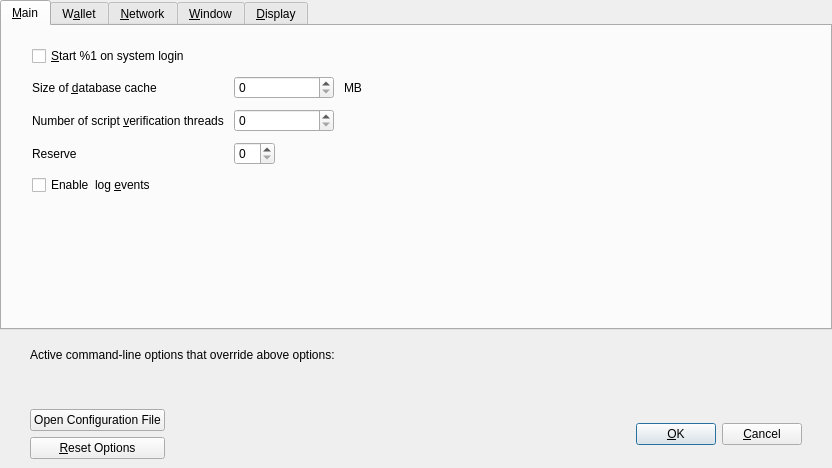
<?xml version="1.0" encoding="UTF-8"?>
<ui version="4.0">
 <class>OptionsDialog</class>
 <widget class="QDialog" name="OptionsDialog">
  <property name="geometry">
   <rect>
    <x>0</x>
    <y>0</y>
    <width>832</width>
    <height>468</height>
   </rect>
  </property>
  <property name="windowTitle">
   <string>Options</string>
  </property>
  <property name="modal">
   <bool>true</bool>
  </property>
  <layout class="QVBoxLayout" name="verticalLayout">
   <property name="leftMargin">
    <number>0</number>
   </property>
   <property name="topMargin">
    <number>0</number>
   </property>
   <property name="rightMargin">
    <number>0</number>
   </property>
   <property name="bottomMargin">
    <number>0</number>
   </property>
   <item>
    <widget class="QTabWidget" name="tabWidget">
     <property name="currentIndex">
      <number>0</number>
     </property>
     <widget class="QWidget" name="tabMain">
      <attribute name="title">
       <string>&amp;Main</string>
      </attribute>
      <layout class="QVBoxLayout" name="verticalLayout_3">
       <property name="spacing">
        <number>10</number>
       </property>
       <property name="leftMargin">
        <number>30</number>
       </property>
       <property name="topMargin">
        <number>20</number>
       </property>
       <property name="rightMargin">
        <number>30</number>
       </property>
       <property name="bottomMargin">
        <number>20</number>
       </property>
       <item>
        <widget class="QCheckBox" name="fabcoinAtStartup">
         <property name="toolTip">
          <string>Automatically start %1 after logging in to the system.</string>
         </property>
         <property name="text">
          <string>&amp;Start %1 on system login</string>
         </property>
        </widget>
       </item>
       <item>
        <layout class="QGridLayout" name="gridLayout">
         <property name="verticalSpacing">
          <number>10</number>
         </property>
         <item row="0" column="0">
          <widget class="QLabel" name="databaseCacheLabel">
           <property name="text">
            <string>Size of &amp;database cache</string>
           </property>
           <property name="textFormat">
            <enum>Qt::PlainText</enum>
           </property>
           <property name="buddy">
            <cstring>databaseCache</cstring>
           </property>
          </widget>
         </item>
         <item row="0" column="1">
          <layout class="QHBoxLayout" name="horizontalLayout_2_Main">
           <item>
            <widget class="QSpinBox" name="databaseCache">
             <property name="minimumSize">
              <size>
               <width>100</width>
               <height>0</height>
              </size>
             </property>
            </widget>
           </item>
           <item>
            <widget class="QLabel" name="databaseCacheUnitLabel">
             <property name="text">
              <string>MB</string>
             </property>
             <property name="textFormat">
              <enum>Qt::PlainText</enum>
             </property>
            </widget>
           </item>
           <item>
            <spacer name="horizontalSpacer_2_Main">
             <property name="orientation">
              <enum>Qt::Horizontal</enum>
             </property>
             <property name="sizeHint" stdset="0">
              <size>
               <width>40</width>
               <height>20</height>
              </size>
             </property>
            </spacer>
           </item>
          </layout>
         </item>
         <item row="1" column="0">
          <widget class="QLabel" name="threadsScriptVerifLabel">
           <property name="text">
            <string>Number of script &amp;verification threads</string>
           </property>
           <property name="textFormat">
            <enum>Qt::PlainText</enum>
           </property>
           <property name="buddy">
            <cstring>threadsScriptVerif</cstring>
           </property>
          </widget>
         </item>
         <item row="1" column="1">
          <layout class="QHBoxLayout" name="horizontalLayout_3_Main">
           <item>
            <widget class="QSpinBox" name="threadsScriptVerif">
             <property name="minimumSize">
              <size>
               <width>100</width>
               <height>0</height>
              </size>
             </property>
             <property name="toolTip">
              <string>(0 = auto, &lt;0 = leave that many cores free)</string>
             </property>
            </widget>
           </item>
           <item>
            <spacer name="horizontalSpacer_3_Main">
             <property name="orientation">
              <enum>Qt::Horizontal</enum>
             </property>
             <property name="sizeHint" stdset="0">
              <size>
               <width>40</width>
               <height>20</height>
              </size>
             </property>
            </spacer>
           </item>
          </layout>
         </item>
         <item row="2" column="0">
          <widget class="QLabel" name="reserveBalanceLabel">
           <property name="text">
            <string>Reserve</string>
           </property>
           <property name="textFormat">
            <enum>Qt::PlainText</enum>
           </property>
           <property name="buddy">
            <cstring>threadsScriptVerif</cstring>
           </property>
          </widget>
         </item>
         <item row="2" column="1">
          <layout class="QHBoxLayout" name="horizontalLayout_3_Main_3">
           <item>
            <widget class="FabcoinAmountField" name="reserveBalance">
             <property name="toolTip">
              <string>(0 = auto, &lt;0 = leave that many cores free)</string>
             </property>
            </widget>
           </item>
           <item>
            <spacer name="horizontalSpacer_3_Main_3">
             <property name="orientation">
              <enum>Qt::Horizontal</enum>
             </property>
             <property name="sizeHint" stdset="0">
              <size>
               <width>40</width>
               <height>20</height>
              </size>
             </property>
            </spacer>
           </item>
          </layout>
         </item>
        </layout>
       </item>
       <item>
        <widget class="QCheckBox" name="logEvents">
         <property name="text">
          <string>Enable  log &amp;events</string>
         </property>
        </widget>
       </item>
       <item>
        <spacer name="verticalSpacer_Main">
         <property name="orientation">
          <enum>Qt::Vertical</enum>
         </property>
         <property name="sizeHint" stdset="0">
          <size>
           <width>20</width>
           <height>40</height>
          </size>
         </property>
        </spacer>
       </item>
      </layout>
     </widget>
     <widget class="QWidget" name="tabWallet">
      <attribute name="title">
       <string>W&amp;allet</string>
      </attribute>
      <layout class="QVBoxLayout" name="verticalLayout_Wallet">
       <property name="spacing">
        <number>10</number>
       </property>
       <property name="leftMargin">
        <number>30</number>
       </property>
       <property name="topMargin">
        <number>20</number>
       </property>
       <property name="rightMargin">
        <number>30</number>
       </property>
       <property name="bottomMargin">
        <number>20</number>
       </property>
       <item>
        <widget class="QGroupBox" name="groupBox">
         <property name="title">
          <string>Expert</string>
         </property>
         <layout class="QVBoxLayout" name="verticalLayout_2">
          <property name="spacing">
           <number>10</number>
          </property>
          <item>
           <widget class="QCheckBox" name="coinControlFeatures">
            <property name="toolTip">
             <string>Whether to show coin control features or not.</string>
            </property>
            <property name="text">
             <string>Enable coin &amp;control features</string>
            </property>
           </widget>
          </item>
          <item>
           <widget class="QCheckBox" name="spendZeroConfChange">
            <property name="toolTip">
             <string>If you disable the spending of unconfirmed change, the change from a transaction cannot be used until that transaction has at least one confirmation. This also affects how your balance is computed.</string>
            </property>
            <property name="text">
             <string>&amp;Spend unconfirmed change</string>
            </property>
           </widget>
          </item>
          <item>
           <widget class="QCheckBox" name="zeroBalanceAddressToken">
            <property name="text">
             <string>Enable &amp;zero balance for receiver token address</string>
            </property>
           </widget>
          </item>
          <item>
           <widget class="QCheckBox" name="notUseChangeAddress">
            <property name="text">
             <string>Don't use change &amp;address</string>
            </property>
           </widget>
          </item>
          <item>
           <widget class="QCheckBox" name="checkForUpdates">
            <property name="text">
             <string>Check for &amp;updates</string>
            </property>
           </widget>
          </item>
         </layout>
        </widget>
       </item>
       <item>
        <spacer name="verticalSpacer_Wallet">
         <property name="orientation">
          <enum>Qt::Vertical</enum>
         </property>
         <property name="sizeHint" stdset="0">
          <size>
           <width>20</width>
           <height>40</height>
          </size>
         </property>
        </spacer>
       </item>
      </layout>
     </widget>
     <widget class="QWidget" name="tabNetwork">
      <attribute name="title">
       <string>&amp;Network</string>
      </attribute>
      <layout class="QVBoxLayout" name="verticalLayout_Network">
       <property name="spacing">
        <number>10</number>
       </property>
       <property name="leftMargin">
        <number>30</number>
       </property>
       <property name="topMargin">
        <number>20</number>
       </property>
       <property name="rightMargin">
        <number>30</number>
       </property>
       <property name="bottomMargin">
        <number>20</number>
       </property>
       <item>
        <widget class="QCheckBox" name="mapPortUpnp">
         <property name="toolTip">
          <string>Automatically open the Fabcoin client port on the router. This only works when your router supports UPnP and it is enabled.</string>
         </property>
         <property name="text">
          <string>Map port using &amp;UPnP</string>
         </property>
        </widget>
       </item>
       <item>
        <widget class="QCheckBox" name="allowIncoming">
         <property name="toolTip">
          <string>Accept connections from outside.</string>
         </property>
         <property name="text">
          <string>Allow incomin&amp;g connections</string>
         </property>
        </widget>
       </item>
       <item>
        <widget class="QCheckBox" name="connectSocks">
         <property name="toolTip">
          <string>Connect to the Fabcoin network through a SOCKS5 proxy.</string>
         </property>
         <property name="text">
          <string>&amp;Connect through SOCKS5 proxy (default proxy):</string>
         </property>
        </widget>
       </item>
       <item>
        <layout class="QHBoxLayout" name="horizontalLayout_1_Network">
         <item>
          <widget class="QLabel" name="proxyIpLabel">
           <property name="text">
            <string>Proxy &amp;IP:</string>
           </property>
           <property name="textFormat">
            <enum>Qt::PlainText</enum>
           </property>
           <property name="buddy">
            <cstring>proxyIp</cstring>
           </property>
          </widget>
         </item>
         <item>
          <widget class="QValidatedLineEdit" name="proxyIp">
           <property name="minimumSize">
            <size>
             <width>140</width>
             <height>0</height>
            </size>
           </property>
           <property name="maximumSize">
            <size>
             <width>140</width>
             <height>16777215</height>
            </size>
           </property>
           <property name="toolTip">
            <string>IP address of the proxy (e.g. IPv4: 127.0.0.1 / IPv6: ::1)</string>
           </property>
          </widget>
         </item>
         <item>
          <widget class="QLabel" name="proxyPortLabel">
           <property name="text">
            <string>&amp;Port:</string>
           </property>
           <property name="textFormat">
            <enum>Qt::PlainText</enum>
           </property>
           <property name="buddy">
            <cstring>proxyPort</cstring>
           </property>
          </widget>
         </item>
         <item>
          <widget class="QLineEdit" name="proxyPort">
           <property name="minimumSize">
            <size>
             <width>55</width>
             <height>0</height>
            </size>
           </property>
           <property name="maximumSize">
            <size>
             <width>55</width>
             <height>16777215</height>
            </size>
           </property>
           <property name="toolTip">
            <string>Port of the proxy (e.g. 9050)</string>
           </property>
          </widget>
         </item>
         <item>
          <spacer name="horizontalSpacer_1_Network">
           <property name="orientation">
            <enum>Qt::Horizontal</enum>
           </property>
           <property name="sizeHint" stdset="0">
            <size>
             <width>40</width>
             <height>20</height>
            </size>
           </property>
          </spacer>
         </item>
        </layout>
       </item>
       <item>
        <layout class="QHBoxLayout" name="horizontalLayout_2_Network">
         <item>
          <widget class="QLabel" name="proxyActiveNets">
           <property name="text">
            <string>Used for reaching peers via:</string>
           </property>
           <property name="textFormat">
            <enum>Qt::PlainText</enum>
           </property>
          </widget>
         </item>
         <item>
          <widget class="QCheckBox" name="proxyReachIPv4">
           <property name="enabled">
            <bool>false</bool>
           </property>
           <property name="toolTip">
            <string>Shows if the supplied default SOCKS5 proxy is used to reach peers via this network type.</string>
           </property>
           <property name="text">
            <string/>
           </property>
          </widget>
         </item>
         <item>
          <widget class="QLabel" name="proxyReachIPv4Label">
           <property name="text">
            <string>IPv4</string>
           </property>
           <property name="textFormat">
            <enum>Qt::PlainText</enum>
           </property>
          </widget>
         </item>
         <item>
          <widget class="QCheckBox" name="proxyReachIPv6">
           <property name="enabled">
            <bool>false</bool>
           </property>
           <property name="toolTip">
            <string>Shows if the supplied default SOCKS5 proxy is used to reach peers via this network type.</string>
           </property>
           <property name="text">
            <string/>
           </property>
          </widget>
         </item>
         <item>
          <widget class="QLabel" name="proxyReachIPv6Label">
           <property name="text">
            <string>IPv6</string>
           </property>
           <property name="textFormat">
            <enum>Qt::PlainText</enum>
           </property>
          </widget>
         </item>
         <item>
          <widget class="QCheckBox" name="proxyReachTor">
           <property name="enabled">
            <bool>false</bool>
           </property>
           <property name="toolTip">
            <string>Shows if the supplied default SOCKS5 proxy is used to reach peers via this network type.</string>
           </property>
           <property name="text">
            <string/>
           </property>
          </widget>
         </item>
         <item>
          <widget class="QLabel" name="proxyReachTorLabel">
           <property name="text">
            <string>Tor</string>
           </property>
           <property name="textFormat">
            <enum>Qt::PlainText</enum>
           </property>
          </widget>
         </item>
         <item>
          <spacer name="horizontalSpacer_2_Network">
           <property name="orientation">
            <enum>Qt::Horizontal</enum>
           </property>
           <property name="sizeHint" stdset="0">
            <size>
             <width>40</width>
             <height>20</height>
            </size>
           </property>
          </spacer>
         </item>
        </layout>
       </item>
       <item>
        <widget class="QCheckBox" name="connectSocksTor">
         <property name="toolTip">
          <string>Connect to the Fabcoin network through a separate SOCKS5 proxy for Tor hidden services.</string>
         </property>
         <property name="text">
          <string>Use separate SOCKS&amp;5 proxy to reach peers via Tor hidden services:</string>
         </property>
        </widget>
       </item>
       <item>
        <layout class="QHBoxLayout" name="horizontalLayout_3_Network">
         <item>
          <widget class="QLabel" name="proxyIpTorLabel">
           <property name="text">
            <string>Proxy &amp;IP:</string>
           </property>
           <property name="textFormat">
            <enum>Qt::PlainText</enum>
           </property>
           <property name="buddy">
            <cstring>proxyIpTor</cstring>
           </property>
          </widget>
         </item>
         <item>
          <widget class="QValidatedLineEdit" name="proxyIpTor">
           <property name="minimumSize">
            <size>
             <width>140</width>
             <height>0</height>
            </size>
           </property>
           <property name="maximumSize">
            <size>
             <width>140</width>
             <height>16777215</height>
            </size>
           </property>
           <property name="toolTip">
            <string>IP address of the proxy (e.g. IPv4: 127.0.0.1 / IPv6: ::1)</string>
           </property>
          </widget>
         </item>
         <item>
          <widget class="QLabel" name="proxyPortTorLabel">
           <property name="text">
            <string>&amp;Port:</string>
           </property>
           <property name="textFormat">
            <enum>Qt::PlainText</enum>
           </property>
           <property name="buddy">
            <cstring>proxyPortTor</cstring>
           </property>
          </widget>
         </item>
         <item>
          <widget class="QLineEdit" name="proxyPortTor">
           <property name="minimumSize">
            <size>
             <width>55</width>
             <height>0</height>
            </size>
           </property>
           <property name="maximumSize">
            <size>
             <width>55</width>
             <height>16777215</height>
            </size>
           </property>
           <property name="toolTip">
            <string>Port of the proxy (e.g. 9050)</string>
           </property>
          </widget>
         </item>
         <item>
          <spacer name="horizontalSpacer_4_Network">
           <property name="orientation">
            <enum>Qt::Horizontal</enum>
           </property>
           <property name="sizeHint" stdset="0">
            <size>
             <width>40</width>
             <height>20</height>
            </size>
           </property>
          </spacer>
         </item>
        </layout>
       </item>
       <item>
        <spacer name="verticalSpacer_Network">
         <property name="orientation">
          <enum>Qt::Vertical</enum>
         </property>
         <property name="sizeHint" stdset="0">
          <size>
           <width>20</width>
           <height>40</height>
          </size>
         </property>
        </spacer>
       </item>
      </layout>
     </widget>
     <widget class="QWidget" name="tabWindow">
      <attribute name="title">
       <string>&amp;Window</string>
      </attribute>
      <layout class="QVBoxLayout" name="verticalLayout_Window">
       <property name="spacing">
        <number>10</number>
       </property>
       <property name="leftMargin">
        <number>30</number>
       </property>
       <property name="topMargin">
        <number>20</number>
       </property>
       <property name="rightMargin">
        <number>30</number>
       </property>
       <property name="bottomMargin">
        <number>20</number>
       </property>
       <item>
        <widget class="QCheckBox" name="hideTrayIcon">
         <property name="toolTip">
          <string>Hide the icon from the system tray.</string>
         </property>
         <property name="text">
          <string>&amp;Hide tray icon</string>
         </property>
        </widget>
       </item>
       <item>
        <widget class="QCheckBox" name="minimizeToTray">
         <property name="toolTip">
          <string>Show only a tray icon after minimizing the window.</string>
         </property>
         <property name="text">
          <string>&amp;Minimize to the tray instead of the taskbar</string>
         </property>
        </widget>
       </item>
       <item>
        <widget class="QCheckBox" name="minimizeOnClose">
         <property name="toolTip">
          <string>Minimize instead of exit the application when the window is closed. When this option is enabled, the application will be closed only after selecting Exit in the menu.</string>
         </property>
         <property name="text">
          <string>M&amp;inimize on close</string>
         </property>
        </widget>
       </item>
       <item>
        <spacer name="verticalSpacer_Window">
         <property name="orientation">
          <enum>Qt::Vertical</enum>
         </property>
         <property name="sizeHint" stdset="0">
          <size>
           <width>20</width>
           <height>40</height>
          </size>
         </property>
        </spacer>
       </item>
      </layout>
     </widget>
     <widget class="QWidget" name="tabDisplay">
      <attribute name="title">
       <string>&amp;Display</string>
      </attribute>
      <layout class="QVBoxLayout" name="verticalLayout_Display">
       <property name="spacing">
        <number>10</number>
       </property>
       <property name="leftMargin">
        <number>30</number>
       </property>
       <property name="topMargin">
        <number>20</number>
       </property>
       <property name="rightMargin">
        <number>30</number>
       </property>
       <property name="bottomMargin">
        <number>20</number>
       </property>
       <item>
        <layout class="QGridLayout" name="gridLayout_2">
         <property name="verticalSpacing">
          <number>10</number>
         </property>
         <item row="0" column="0">
          <widget class="QLabel" name="langLabel">
           <property name="text">
            <string>User Interface &amp;language:</string>
           </property>
           <property name="textFormat">
            <enum>Qt::PlainText</enum>
           </property>
           <property name="buddy">
            <cstring>lang</cstring>
           </property>
          </widget>
         </item>
         <item row="0" column="1">
          <widget class="QValueComboBox" name="lang">
           <property name="toolTip">
            <string>The user interface language can be set here. This setting will take effect after restarting %1.</string>
           </property>
          </widget>
         </item>
         <item row="1" column="0">
          <widget class="QLabel" name="unitLabel">
           <property name="text">
            <string>&amp;Unit to show amounts in:</string>
           </property>
           <property name="textFormat">
            <enum>Qt::PlainText</enum>
           </property>
           <property name="buddy">
            <cstring>unit</cstring>
           </property>
          </widget>
         </item>
         <item row="2" column="0">
          <widget class="QLabel" name="thirdPartyTxUrlsLabel">
           <property name="toolTip">
            <string>Third party URLs (e.g. a block explorer) that appear in the transactions tab as context menu items. %s in the URL is replaced by transaction hash. Multiple URLs are separated by vertical bar |.</string>
           </property>
           <property name="text">
            <string>&amp;Third party transaction URLs</string>
           </property>
           <property name="buddy">
            <cstring>thirdPartyTxUrls</cstring>
           </property>
          </widget>
         </item>
         <item row="1" column="1">
          <widget class="QValueComboBox" name="unit">
           <property name="toolTip">
            <string>Choose the default subdivision unit to show in the interface and when sending coins.</string>
           </property>
          </widget>
         </item>
         <item row="2" column="1">
          <widget class="QLineEdit" name="thirdPartyTxUrls">
           <property name="toolTip">
            <string>Third party URLs (e.g. a block explorer) that appear in the transactions tab as context menu items. %s in the URL is replaced by transaction hash. Multiple URLs are separated by vertical bar |.</string>
           </property>
          </widget>
         </item>
        </layout>
       </item>
       <item>
        <spacer name="verticalSpacer_Display">
         <property name="orientation">
          <enum>Qt::Vertical</enum>
         </property>
         <property name="sizeHint" stdset="0">
          <size>
           <width>20</width>
           <height>40</height>
          </size>
         </property>
        </spacer>
       </item>
      </layout>
     </widget>
    </widget>
   </item>
   <item>
    <widget class="QFrame" name="frame">
     <layout class="QVBoxLayout" name="verticalLayout_Bottom">
      <property name="leftMargin">
       <number>30</number>
      </property>
      <property name="rightMargin">
       <number>30</number>
      </property>
      <item>
       <layout class="QHBoxLayout" name="horizontalLayout_Bottom">
        <item>
         <widget class="QLabel" name="overriddenByCommandLineInfoLabel">
          <property name="text">
           <string>Active command-line options that override above options:</string>
          </property>
          <property name="textFormat">
           <enum>Qt::PlainText</enum>
          </property>
         </widget>
        </item>
        <item>
         <spacer name="horizontalSpacer_Bottom">
          <property name="orientation">
           <enum>Qt::Horizontal</enum>
          </property>
          <property name="sizeHint" stdset="0">
           <size>
            <width>40</width>
            <height>20</height>
           </size>
          </property>
         </spacer>
        </item>
       </layout>
      </item>
      <item>
       <widget class="QLabel" name="overriddenByCommandLineLabel">
        <property name="text">
         <string/>
        </property>
        <property name="textFormat">
         <enum>Qt::PlainText</enum>
        </property>
        <property name="wordWrap">
         <bool>true</bool>
        </property>
       </widget>
      </item>
     </layout>
    </widget>
   </item>
   <item>
    <widget class="QWidget" name="buttonsContainerWhite" native="true">
     <layout class="QHBoxLayout" name="horizontalLayout_2">
      <property name="leftMargin">
       <number>30</number>
      </property>
      <property name="rightMargin">
       <number>30</number>
      </property>
      <item>
       <layout class="QVBoxLayout" name="verticalLayout_Buttons">
        <item>
         <widget class="QPushButton" name="openFabcoinConfButton">
          <property name="toolTip">
           <string>Open the %1 configuration file from the working directory.</string>
          </property>
          <property name="text">
           <string>Open Configuration File</string>
          </property>
          <property name="autoDefault">
           <bool>false</bool>
          </property>
         </widget>
        </item>
        <item>
         <widget class="QPushButton" name="resetButton">
          <property name="toolTip">
           <string>Reset all client options to default.</string>
          </property>
          <property name="text">
           <string>&amp;Reset Options</string>
          </property>
          <property name="autoDefault">
           <bool>false</bool>
          </property>
         </widget>
        </item>
       </layout>
      </item>
      <item>
       <spacer name="horizontalSpacer_3">
        <property name="orientation">
         <enum>Qt::Horizontal</enum>
        </property>
        <property name="sizeHint" stdset="0">
         <size>
          <width>20</width>
          <height>20</height>
         </size>
        </property>
       </spacer>
      </item>
      <item>
       <widget class="QLabel" name="statusLabel">
        <property name="minimumSize">
         <size>
          <width>200</width>
          <height>0</height>
         </size>
        </property>
        <property name="font">
         <font>
          <weight>75</weight>
          <bold>true</bold>
         </font>
        </property>
        <property name="text">
         <string/>
        </property>
        <property name="textFormat">
         <enum>Qt::PlainText</enum>
        </property>
        <property name="wordWrap">
         <bool>true</bool>
        </property>
       </widget>
      </item>
      <item>
       <spacer name="horizontalSpacer">
        <property name="orientation">
         <enum>Qt::Horizontal</enum>
        </property>
        <property name="sizeHint" stdset="0">
         <size>
          <width>20</width>
          <height>20</height>
         </size>
        </property>
       </spacer>
      </item>
      <item>
       <widget class="QPushButton" name="okButton">
        <property name="text">
         <string>&amp;OK</string>
        </property>
        <property name="autoDefault">
         <bool>false</bool>
        </property>
        <property name="default">
         <bool>true</bool>
        </property>
       </widget>
      </item>
      <item>
       <widget class="QPushButton" name="cancelButton">
        <property name="text">
         <string>&amp;Cancel</string>
        </property>
        <property name="autoDefault">
         <bool>false</bool>
        </property>
       </widget>
      </item>
     </layout>
    </widget>
   </item>
  </layout>
 </widget>
 <customwidgets>
  <customwidget>
   <class>QValidatedLineEdit</class>
   <extends>QLineEdit</extends>
   <header>qt/qvalidatedlineedit.h</header>
  </customwidget>
  <customwidget>
   <class>QValueComboBox</class>
   <extends>QComboBox</extends>
   <header>qt/qvaluecombobox.h</header>
  </customwidget>
  <customwidget>
   <class>FabcoinAmountField</class>
   <extends>QSpinBox</extends>
   <header>qt/fabcoinamountfield.h</header>
  </customwidget>
 </customwidgets>
 <resources/>
 <connections/>
</ui>
